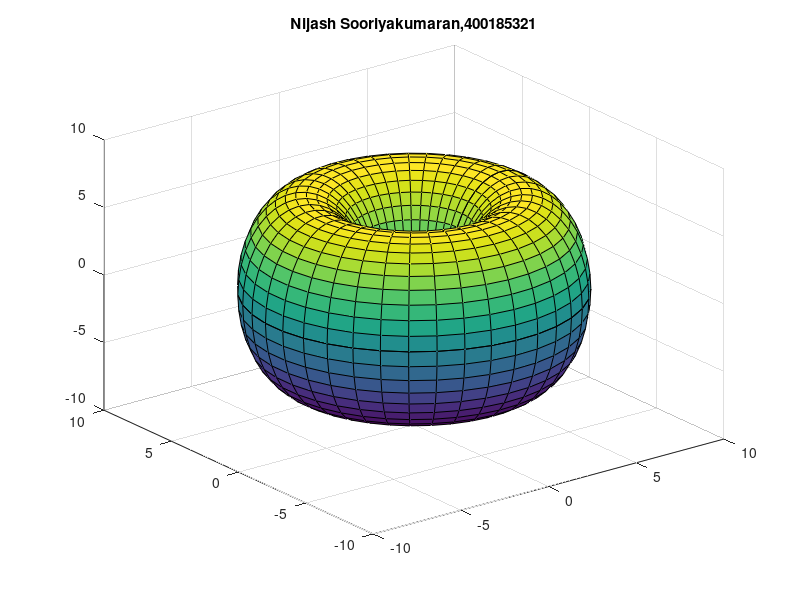

Source code (MATLAB):
u = linspace(0, 2*pi, 40);
v = linspace(0,2*pi, 40);
[u,v] = meshgrid(u,v);


x = (5+3.*cos(v)).*cos(u);
y = (5+3.*cos(v)).*sin(u);
z = 7*sin(v);


surf(x,y,z);
title("Nijash Sooriyakumaran,400185321");
